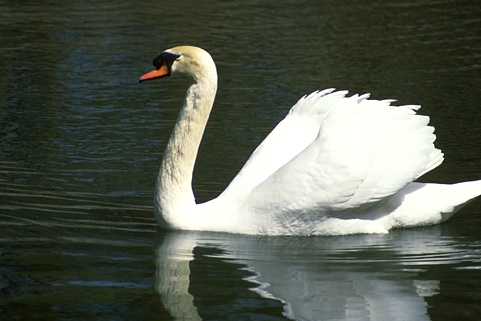
#> input picture test.jpg, 481 x 321 px
$ python treePCA_4layers.py
#> lines starting #> are read from the running program, lines starting #| are printed output that depends on the picture
# v2020.01.18
# a treePCA with depth 4

import numpy as np
import sklearn
from sklearn.decomposition import PCA, IncrementalPCA, FastICA
from numpy import linalg as LA

# copy from pixelhop.py v2020.01.18
def PixelHop_Neighbour(feature, dilate, pad):
    dilate = np.array(dilate)
    idx = [1, 0, -1]
    H, W = feature.shape[1], feature.shape[2]
    res = feature.copy()
    if pad == 'reflect':
        feature = np.pad(feature, ((0,0),(dilate[-1], dilate[-1]),(dilate[-1], dilate[-1]),(0,0)), 'reflect')
    elif pad == 'zeros':
        feature = np.pad(feature, ((0,0),(dilate[-1], dilate[-1]),(dilate[-1], dilate[-1]),(0,0)), 'constant', constant_values=0)
    else:
        H, W = H - 2*dilate[-1], W - 2*dilate[-1]
        res = feature[:, dilate[-1]:dilate[-1]+H, dilate[-1]:dilate[-1]+W].copy()
    for d in range(dilate.shape[0]):
        for i in idx:
            for j in idx:
                if i == 0 and j == 0:
                    continue
                else:
                    ii, jj = (i+1)*dilate[d], (j+1)*dilate[d]
                    res = np.concatenate((feature[:, ii:ii+H, jj:jj+W], res), axis=3)
    return res

def remove_mean(feature, axis):
    feature_mean = np.mean(feature, axis=axis, keepdims=True)
    feature = feature - feature_mean
    return feature, feature_mean

def Saab(X, train=1, num_kernels=1, params=None, Bias=True):
    par = {}
    if train == 1:
        XX, no = remove_mean(X.copy(), axis=0)
        XX, dc = remove_mean(X.copy(), axis=1)
        pca = PCA(n_components=num_kernels, svd_solver='full').fit(XX)
        kernels = pca.components_
        largest_ev = np.var(dc*np.sqrt(X.shape[-1]))
        dc_kernel = 1/np.sqrt(X.shape[-1])*np.ones((1, X.shape[-1]))/np.sqrt(largest_ev)
        kernels = np.concatenate((dc_kernel, kernels[:-1]), axis=0)
        bias = LA.norm(X, axis=1)
        bias = np.max(bias)
        if Bias is True:
            X += bias
        transformed = np.matmul(X, np.transpose(kernels))
        if Bias is True:
            e = np.zeros((1, kernels.shape[0]))
            e[0, 0] = 1
            transformed -= bias*e
        energy = np.concatenate((np.array([largest_ev]),pca.explained_variance_[:-1]), axis=0)
        energy = energy/np.sum(energy)
        par = {'Kernels':kernels, 'Bias':bias, 'Energy':energy, 'isLeaf':np.zeros((transformed.shape[1]))}
    else:
        kernels = params['Kernels']
        bias = params['Bias']
        if Bias is True:
            X += bias
        transformed = np.matmul(X, np.transpose(kernels))
        if Bias is True:
            e = np.zeros((1, kernels.shape[0]))
            e[0, 0] = 1
            transformed -= bias * e
    return transformed, par

def tree(X, params=None, train=1, bias=True, dilate=1):
    S = X.shape
    X = PixelHop_Neighbour(X, [dilate], pad='reflect')
    X = X.reshape(-1, X.shape[-1])
    if train == 1:
        transformed, params = Saab(X, train=1, num_kernels=X.shape[-1], params=None, Bias=bias)
    else:
        transformed , no = Saab(X, train=0, num_kernels=X.shape[-1], params=params, Bias=bias)
    transformed = transformed.reshape(S[0], S[1], S[2], -1)
    return params, transformed

def treePCA_train(X, energy_threshold=0.001, dilate = [1,2,3,4]):
    pca_params = {}
    feature_train = {}
    feature_output = []
    for i in range(4):
        if i == 0:
            params, output = tree(X, params=None, train=1, bias=0, dilate=dilate[i])
            params['isLeaf'][params['Energy']<energy_threshold] += 1
            pca_params['Layer_{:d}'.format(i)] = params
            feature_train['Layer_{:d}'.format(i)] = output
            feature_output.append(output[:, :, :, params['isLeaf'] > 0.5])
            print(pca_params.keys())
        elif i == 1:
            par = []
            feature = feature_train['Layer_{:d}'.format(i-1)]
            par = pca_params['Layer_{:d}'.format(i-1)]
            l1 = par['isLeaf'].shape[0]- (int)(np.sum(par['isLeaf']))
            for j in range(l1):
                if par['Energy'][j] < energy_threshold:
                    continue
                fea_tmp = feature[:, :, :, j].reshape(feature.shape[0], feature.shape[1], feature.shape[2], 1)
                params, output = tree(fea_tmp, params=None, train=1, bias=1, dilate=dilate[i])
                params['Energy'] *= par['Energy'][j]
                params['isLeaf'][params['Energy']<energy_threshold] += 1
                pca_params['Layer_{:d}_{:d}'.format(i, j)] = params
                feature_train['Layer_{:d}_{:d}'.format(i, j)] = output
                feature_output.append(output[:, :, :, params['isLeaf'] > 0.5])
            print(pca_params.keys())
        elif i == 2:
            for j in range(l1):
                if 'Layer_{:d}_{:d}'.format(i-1, j) not in pca_params:
                    continue
                feature = feature_train['Layer_{:d}_{:d}'.format(i-1, j)]
                par = pca_params['Layer_{:d}_{:d}'.format(1, j)]
                l2 = par['isLeaf'].shape[0]- (int)(np.sum(par['isLeaf']))
                for k in range(l2):
                    if par['Energy'][k] < energy_threshold:
                        continue
                    fea_tmp = feature[:, :, :, k].reshape(feature.shape[0], feature.shape[1], feature.shape[2], 1)
                    params, output = tree(fea_tmp, params=None, train=1, bias=1, dilate=dilate[i])
                    params['Energy'] *= par['Energy'][k]
                    params['isLeaf'][params['Energy']<energy_threshold] += 1
                    pca_params['Layer_{:d}_{:d}_{:d}'.format(i, j, k)] = params
                    feature_train['Layer_{:d}_{:d}_{:d}'.format(i, j, k)] = output
                    feature_output.append(output[:, :, :, params['isLeaf'] > 0.5])
            print(pca_params.keys())
        elif i == 3:
            for j in range(l1):
                par = pca_params['Layer_{:d}_{:d}'.format(1, j)]
                l2 = par['isLeaf'].shape[0]- (int)(np.sum(par['isLeaf']))
                for k in range(l2):
                    if 'Layer_{:d}_{:d}_{:d}'.format(i-1, j, k) not in pca_params:
                        continue
                    feature = feature_train['Layer_{:d}_{:d}_{:d}'.format(i-1, j, k)]
                    par = pca_params['Layer_{:d}_{:d}_{:d}'.format(2, j, k)]
                    l3 = par['isLeaf'].shape[0]- (int)(np.sum(par['isLeaf']))
                    for t in range(l3):
                        if par['Energy'][t] < energy_threshold:
                            continue
                        fea_tmp = feature[:, :, :, t].reshape(feature.shape[0], feature.shape[1], feature.shape[2], 1)
                        params, output = tree(fea_tmp, params=None, train=1, bias=1, dilate=dilate[i])
                        params['Energy'] *= par['Energy'][t]
                        params['isLeaf'] += 1
                        pca_params['Layer_{:d}_{:d}_{:d}_{:d}'.format(i, j, k, t)] = params
                        feature_train['Layer_{:d}_{:d}_{:d}_{:d}'.format(i, j, k, t)] = output
                        feature_output.append(output[:, :, :, params['isLeaf'] > 0.5])
            print(pca_params.keys())
    return np.concatenate(feature_output, axis=3), pca_params

def treePCA_test(X, pca_params, dilate = [1,2,3,4]):
    feature_test = {}
    feature_output = []
    for i in range(4):
        if i == 0:
            params = pca_params['Layer_{:d}'.format(i)]
            no, output = tree(X, params=params, train=0, bias=0, dilate=dilate[i])
            feature_test['Layer_{:d}'.format(i)] = output
            feature_output.append(output[:, :, :, params['isLeaf'] > 0.5])
        elif i == 1:
            feature = feature_test['Layer_{:d}'.format(i - 1)]
            par = pca_params['Layer_{:d}'.format(i-1)]
            l1 = par['isLeaf'].shape[0]- (int)(np.sum(par['isLeaf']))
            for j in range(l1):
                params = pca_params['Layer_{:d}_{:d}'.format(i, j)]
                fea_tmp = feature[:, :, :, j].reshape(feature.shape[0], feature.shape[1], feature.shape[2], 1)
                no, output = tree(fea_tmp, params=params, train=0, bias=1, dilate=dilate[i])
                feature_test['Layer_{:d}_{:d}'.format(i, j)] = output
                feature_output.append(output[:, :, :, params['isLeaf'] > 0.5])
        elif i == 2:
            for j in range(l1):
                if 'Layer_{:d}_{:d}'.format(i - 1, j) not in pca_params:
                    continue
                feature = feature_test['Layer_{:d}_{:d}'.format(i - 1, j)]
                par = pca_params['Layer_{:d}_{:d}'.format(i - 1, j)]
                l2 = par['isLeaf'].shape[0]- (int)(np.sum(par['isLeaf']))
                for k in range(l2):
                    if 'Layer_{:d}_{:d}_{:d}'.format(i, j, k) not in pca_params:
                        continue
                    params = pca_params['Layer_{:d}_{:d}_{:d}'.format(i, j, k)]
                    fea_tmp = feature[:, :, :, k].reshape(feature.shape[0], feature.shape[1], feature.shape[2], 1)
                    no, output = tree(fea_tmp, params=params, train=0, bias=1, dilate=dilate[i])
                    feature_test['Layer_{:d}_{:d}_{:d}'.format(i, j, k)] = output
                    feature_output.append(output[:, :, :, params['isLeaf'] > 0.5])
        elif i == 3:
            for j in range(l1):
                par = pca_params['Layer_{:d}_{:d}'.format(1, j)]
                l2 = par['isLeaf'].shape[0]- (int)(np.sum(par['isLeaf']))
                for k in range(l2):
                    if 'Layer_{:d}_{:d}_{:d}'.format(i - 1, j, k) not in pca_params:
                        continue
                    feature = feature_test['Layer_{:d}_{:d}_{:d}'.format(i - 1, j, k)]
                    par = pca_params['Layer_{:d}_{:d}_{:d}'.format(i-1, j, k)]
                    l3 = par['isLeaf'].shape[0]
                    for t in range(l3):
                        if 'Layer_{:d}_{:d}_{:d}_{:d}'.format(i, j, k, t) not in pca_params:
                            continue
                        params = pca_params['Layer_{:d}_{:d}_{:d}_{:d}'.format(i, j, k, t)]
                        fea_tmp = feature[:, :, :, t].reshape(feature.shape[0], feature.shape[1], feature.shape[2], 1)
                        no, output = tree(fea_tmp, params=params, train=0, bias=1, dilate=dilate[i])
                        feature_test['Layer_{:d}_{:d}_{:d}_{:d}'.format(i, j, k, t)] = output
                        feature_output.append(output[:, :, :, params['isLeaf'] > 0.5])
    return np.concatenate(feature_output, axis=3)

if __name__ == "__main__":
    import cv2
    X = cv2.imread('test.jpg')
#> X is the input picture: shape (321, 481, 3); mean B, G, R 81.5, 92.9, 86.6
    X = X.reshape(1, X.shape[0], X.shape[1], X.shape[2])
    tmp, par = treePCA_train(X, energy_threshold=0.001, dilate = [1,2,3,4])
#> the loop in treePCA_train, `for i in range(4):` made 4 passes
#> l1 on pass 2: 6
#> (printed output is left out)
#> pass 1, in Saab, `kernels = pca.components_`:
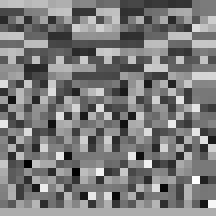
#> kernels: shape (27, 27) float64 (shown 8 times larger); min -0.452, max 0.497, mean 0.00713; drawn with min black and max white
#> pass 1, in Saab, `kernels = np.concatenate((dc_kernel, kernels[:-1]), axis=0)`:
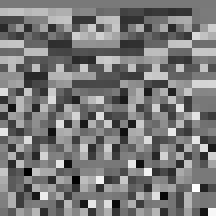
#> kernels: shape (27, 27) float64 (shown 8 times larger); min -0.452, max 0.497, mean 1.79e-05; drawn with min black and max white
#> after the loop in treePCA_train, `for i in range(4):`: feature_output = 31 items
#> par = 31 items
    print(tmp.shape)
#| (1, 321, 481, 263)
    tmp1 = treePCA_test(X, par, dilate = [1,2,3,4])
#> the loop in treePCA_test, `for i in range(4):` made 4 passes
#> l1 on pass 2: 6
